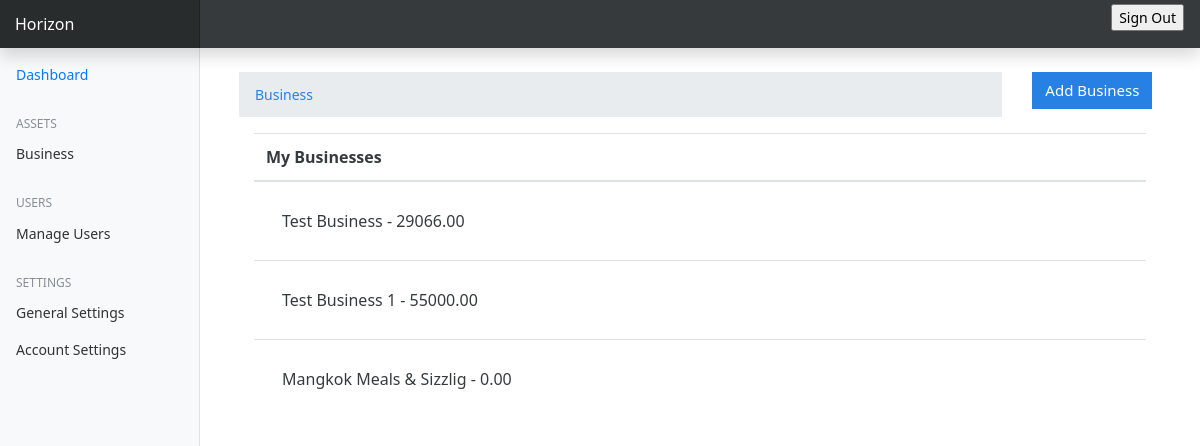
The app's page /business/ (signed in), older data.
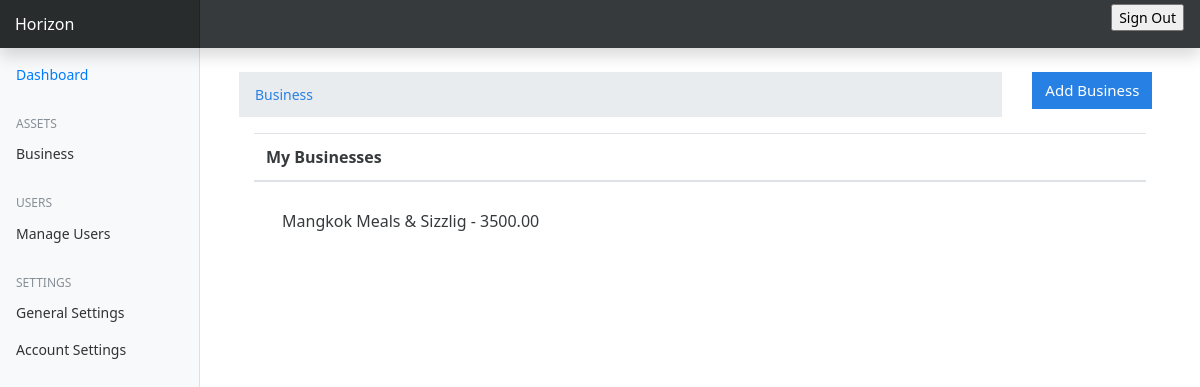
The same page, newer data.
### business/models.py (models this page shows)
class Business(BaseModel):
    class Status(models.TextChoices):
        ACTIVE = "Active", "active"
        INACTIVE = "Inactive", "inactive"
    name = models.CharField(max_length=255)
    users = models.ManyToManyField(User, related_name="owners")
    total_amount = models.DecimalField(max_digits=10, decimal_places=2, default=0.00)
    initial_amount = models.DecimalField(max_digits=10, decimal_places=2, default=0.00)
    status = models.CharField(
        choices=Status.choices, max_length=10, default=Status.ACTIVE
    )
    data = models.JSONField()
    def __str__(self):
        return f"{self.name} - {self.total_amount}"

### business/views.py (the view)
# urls.py: path("", views.BusinessView.as_view(), name="business"),
class BusinessView(View):
    def get(self, request, *args, **kwargs):
        if request.user.is_superuser:
            Businesses = models.Business.objects.all()
        else:
            Businesses = models.Business.objects.filter(users=request.user)
        context = {"user": request.user, "businesses": Businesses}
        return render(request, "business/index.html", context)
    @method_decorator(login_required(login_url="/authentication/login/"))
    def dispatch(self, request, *args: Any, **kwargs: Any) -> HttpResponse:
        return super().dispatch(request, *args, **kwargs)

### templates/business/index.html (shortened to what this page needs)
{% extends 'base.html' %} {% block content %}
<div class="container mt-4 ml-0">
  <div class="row">
    <div class="col-md-10">
      <nav aria-label="breadcrumb">
        <ol class="breadcrumb">
          <li class="breadcrumb-item">
            <a href="#">Business</a>
          </li>
        </ol>
      </nav>
    </div>
    <div class="col-md-2">
      <a href="{% url 'add-business' %}" class="btn btn-primary"
        >Add Business</a
      >
    </div>
  </div>
  <div class="container">
    <table class="table table-stripped table-hover">
      <thead>
        <tr>
          <th>My Businesses</th>
        </tr>
      </thead>
      <tbody>
        {% for business in businesses %}
        <tr>
          <td>
            <a href={% url "business-detail" business.pk%} style="text-decoration: none"
              >{{business}}
            </a>
          </td>
        </tr>
        {% endfor %}
      </tbody>
    </table>
  </div>
</div>
{% endblock content %}

Row changes from the older to the newer data that the page shows:
removed Business: name+total_amount "Test Business - 29066.00"
removed Business: name+total_amount "Test Business 1 - 55000.00"
changed Business: name+total_amount "Mangkok Meals & Sizzlig - 0.00" → "Mangkok Meals & Sizzlig - 3500.00"
